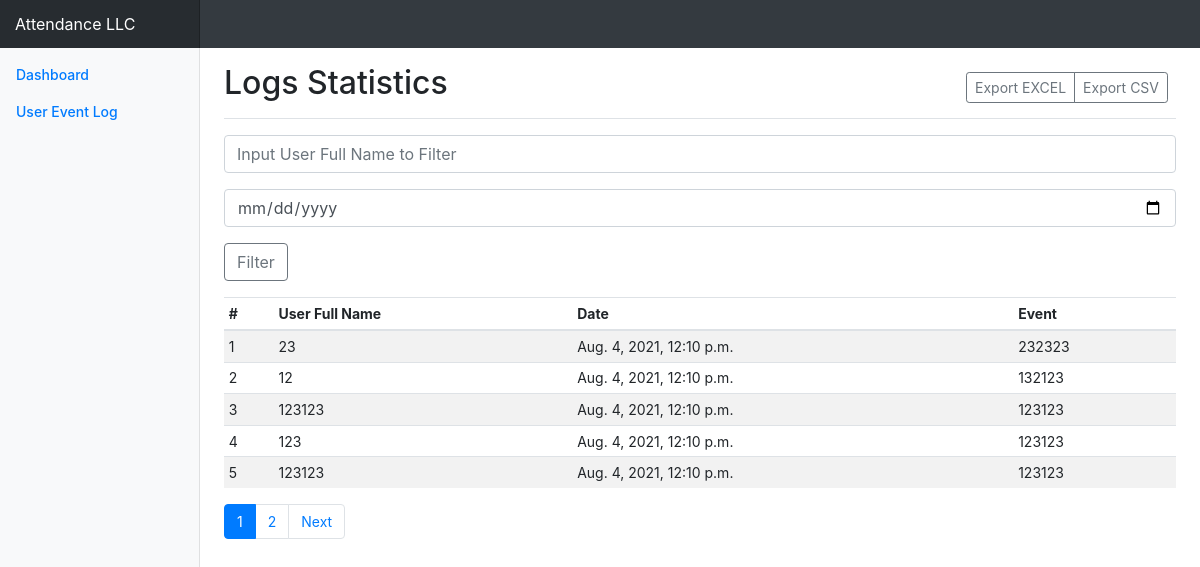
Page /logs on the earlier database version.
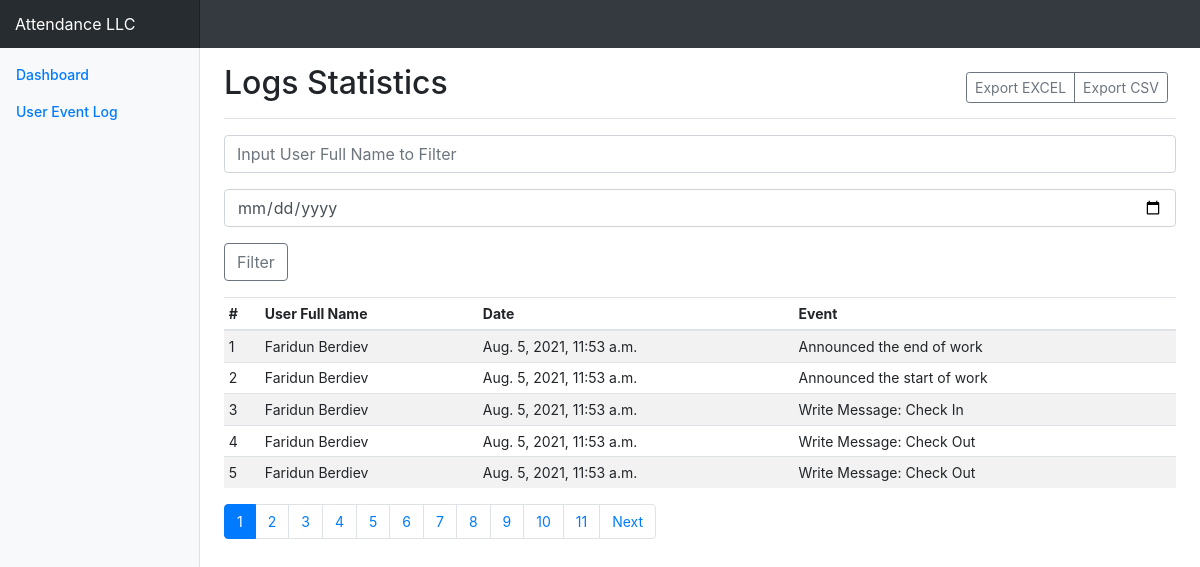
Same page on the later database version.
### turboHrBotApp/models.py (models this page shows, shortened)
class UserEventLog(models.Model):
    UserFullName = models.TextField(
        verbose_name='Telegram User Full Name'
    )
    TimeStamp = models.DateTimeField(
        verbose_name='Date'
    )
    Event = models.TextField(
        verbose_name='User Event',
        max_length=150
    )
    class Meta:
        verbose_name = 'User Event Log'

### turboHrBotApp/views.py (the view)
# urls.py: path('logs', views.logs)
def logs(request):
    fullNameFilter = request.GET.get('name-filter')
    dateFilter = request.GET.get('date-filter')
    page = request.GET.get('page', 1)
    logs = userEventLogService.GetUserEventLogs(page, fullNameFilter, dateFilter)
    return render(request, 'logs.html', {
        'data': logs,
        'fullNameFilter': '' if fullNameFilter is None else fullNameFilter,
        'dateFilter': '' if dateFilter is None else dateFilter
    })

### turboHrBotApp/services/UserEventLogService.py (called while the page is built)
    def GetUserEventLogs(self, page, name, date):
        sqlRawQuery = 'SELECT * FROM turboHrBotApp_usereventLog'
        if name is not None and name is not '':
            sqlRawQuery += f" WHERE UserFullName = '{name}'"
        if date is not None and date is not '':
            if 'WHERE' in sqlRawQuery:
                sqlRawQuery += f" AND TimeStamp = date('{date}')"
            else:
                sqlRawQuery += f" WHERE TimeStamp = date('{date}')"
        logs = UserEventLog.objects.raw(sqlRawQuery)
        paginatorInstance = Paginator(logs, 5)
        pageNumber = page
        logs = paginatorInstance.get_page(pageNumber)
        return logs

### turboHrBotApp/templates/logs.html (shortened to what this page needs)
{% extends "base.html" %}
{% block content %}
  <div class="d-flex justify-content-between flex-wrap flex-md-nowrap align-items-center pb-2 mb-3 border-bottom">
    <h1 class="h2">Logs Statistics</h1>
    <div class="btn-toolbar mb-2 mb-md-0">
      <div class="btn-group mr-2">
        <a href="/exportLogsExcel?name-filter={{ fullNameFilter }}&date-filter={{ dateFilter }}" class="btn btn-sm btn-outline-secondary">Export EXCEL</a>
        <a href="/exportLogsCsv?name-filter={{ fullNameFilter }}&date-filter={{ dateFilter }}" class="btn btn-sm btn-outline-secondary">Export CSV</a>
      </div>
    </div>
  </div>
  <div class="table-responsive">
    <form class="form-group mb-3" id="filter-from">
      <input id="name-filter" name="name-filter" type="text"
            class="form-control mb-3"
            placeholder="Input User Full Name to Filter"
            aria-label="Full Name"
            aria-describedby="basic-addon2"
            value="{{ fullNameFilter }}">
      <input id="date-filter" name="date-filter" type="date"
            class="form-control mb-3"
            placeholder="Input Date to Filter"
            aria-label="Date"
            aria-describedby="basic-addon2"
            value="{{ dateFilter }}">
      <button class="btn btn-outline-secondary" type="submit">Filter</button>
    </form>
    <table class="table table-striped table-sm">
      <thead>
        <tr>
          <th>#</th>
          <th>User Full Name</th>
          <th>Date</th>
          <th>Event</th>
        </tr>
      </thead>
      <tbody>
        {% for item in data %}
        <tr>
          <td>{{ item.id }}</td>
          <td>{{ item.UserFullName }}</td>
          <td>{{ item.TimeStamp }}</td>
          <td>{{ item.Event }}</td>
        </tr>
        {% endfor %}
      </tbody>
    </table>
  </div>
  <nav aria-label="Pagination">
    <ul class="pagination">
      {% for page in data.paginator.page_range %}
        {% if data.number == page %}
          <li class="page-item active"><a class="page-link" href="?page={{ page }}&name-filter={{ fullNameFilter }}&date-filter={{ dateFilter }}">{{ page }}</a></li>
        {% else %}
          <li class="page-item"><a class="page-link" href="?page={{ page }}&name-filter={{ fullNameFilter }}&date-filter={{ dateFilter }}">{{ page }}</a></li>
        {% endif %}
      {% endfor %}
      {% if data.has_next %}
        <li class="page-item"><a class="page-link" href="?page={{ data.next_page_number }}&name-filter={{ fullNameFilter }}&date-filter={{ dateFilter }}">Next</a></li>
      {% endif %}
    </ul>
  </nav>
{% endblock %}

### turboHrBotApp/templates/base.html (shortened to what this page needs)
<!doctype html>
<html lang="en">
  <head>
    <link rel="stylesheet" href="https://stackpath.bootstrapcdn.com/bootstrap/4.3.1/css/bootstrap.min.css">
  </head>
  <body>
    <nav class="navbar navbar-dark sticky-top bg-dark flex-md-nowrap p-0">
      <a class="navbar-brand col-sm-3 col-md-2 mr-0" href="#">Attendance LLC</a>
    </nav>
    <div class="container-fluid">
      <div class="row">
        <nav class="col-md-2 d-none d-md-block bg-light sidebar">
          <div class="sidebar-sticky">
            <ul class="nav flex-column">
              <li class="nav-item">
                <a class="nav-link active" href="/">
                  Dashboard <span class="sr-only">(current)</span>
                </a>
              </li>
              <li class="nav-item">
                <a class="nav-link active" href="/logs">
                  User Event Log <span class="sr-only">(current)</span>
                </a>
              </li>
            </ul>
          </div>
        </nav>
        <main role="main" class="col-md-9 ml-sm-auto col-lg-10 pt-3 px-4">
          {% block content %}
          {% endblock %}
        </main>
      </div>
    </div>
</body>
</html>

### turboHrBotApp/templates/base.html (style rules this page uses)
body { font-size: .875rem; }
.sidebar { position: fixed; top: 0; bottom: 0; left: 0; z-index: 100; padding: 0; box-shadow: inset -1px 0 0 rgba(0, 0, 0, .1); }
.sidebar-sticky { position: -webkit-sticky; position: sticky; top: 48px; height: calc(100vh - 48px); padding-top: .5rem; overflow-x: hidden; overflow-y: auto; }
.sidebar .nav-link { font-weight: 500; color: #333; }
.sidebar .nav-link.active { color: #007bff; }
.navbar-brand { padding-top: .75rem; padding-bottom: .75rem; font-size: 1rem; background-color: rgba(0, 0, 0, .25); box-shadow: inset -1px 0 0 rgba(0, 0, 0, .25); }
.border-bottom { border-bottom: 1px solid #e5e5e5; }

Differences in the rows shown:
changed UserEventLog id 1: UserFullName "23" → "Faridun Berdiev"; TimeStamp "Aug. 4, 2021, 12:10 p.m." → "Aug. 5, 2021, 11:53 a.m."; Event "232323" → "Announced the end of work"
changed UserEventLog id 2: UserFullName "12" → "Faridun Berdiev"; TimeStamp "Aug. 4, 2021, 12:10 p.m." → "Aug. 5, 2021, 11:53 a.m."; Event "132123" → "Announced the start of work"
changed UserEventLog id 3: UserFullName "123123" → "Faridun Berdiev"; TimeStamp "Aug. 4, 2021, 12:10 p.m." → "Aug. 5, 2021, 11:53 a.m."; Event "123123" → "Write Message: Check In"
changed UserEventLog id 4: UserFullName "123" → "Faridun Berdiev"; TimeStamp "Aug. 4, 2021, 12:10 p.m." → "Aug. 5, 2021, 11:53 a.m."; Event "123123" → "Write Message: Check Out"
changed UserEventLog id 5: UserFullName "123123" → "Faridun Berdiev"; TimeStamp "Aug. 4, 2021, 12:10 p.m." → "Aug. 5, 2021, 11:53 a.m."; Event "123123" → "Write Message: Check Out"
Other differences:
new list line: "3"
new list line: "4"
new list line: "5"
new list line: "6"
new list line: "7"
new list line: "8"
new list line: "9"
new list line: "10"
new list line: "11"
